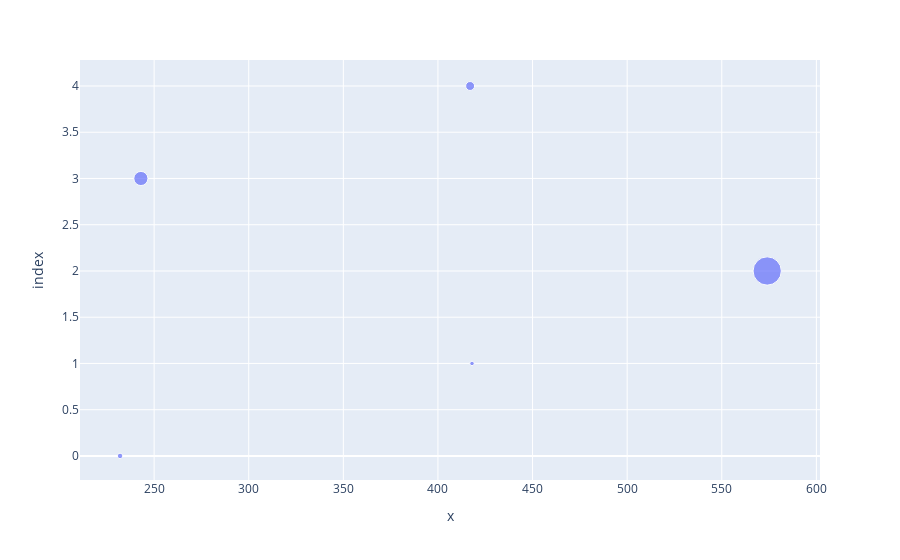

Notebook cell for this chart:
### Markdown cell above
5. Using the given dataset, create a bubble chart to represent each country's population (y-axis), GDP (xaxis), and bubble size proportional to the population.

### Code cell
np.random.seed(25)
data = {
    'Country': ['USA', 'Canada', 'UK',
'Germany', 'France'],
    'Population':
np.random.randint(100, 1000, 5),
    'GDP': np.random.randint(500, 2000,
5)
}
df = pd.DataFrame(data)

fig=px.scatter(df.GDP,df.Population,size=[300,200,8000,2000,800])
fig.show()

### Figure 1 — Plotly figure (JSON) as saved in the notebook; plotly's stock layout.template omitted (floating-point values rounded to 4 significant figures)
{"data": [{"hovertemplate": "x=%{x}<br>index=%{y}<br>size=%{marker.size}<extra></extra>", "legendgroup": "", "marker": {"color": "#636efa", "size": [300, 200, 8000, 2000, 800], "sizemode": "area", "sizeref": 20, "symbol": "circle"}, "mode": "markers", "name": "", "orientation": "h", "showlegend": false, "type": "scatter", "x": [232, 418, 574, 243, 417], "xaxis": "x", "y": [0, 1, 2, 3, 4], "yaxis": "y"}], "layout": {"legend": {"itemsizing": "constant", "tracegroupgap": 0}, "margin": {"t": 60}, "xaxis": {"anchor": "y", "domain": [0, 1], "title": {"text": "x"}}, "yaxis": {"anchor": "x", "domain": [0, 1], "title": {"text": "index"}}}}
